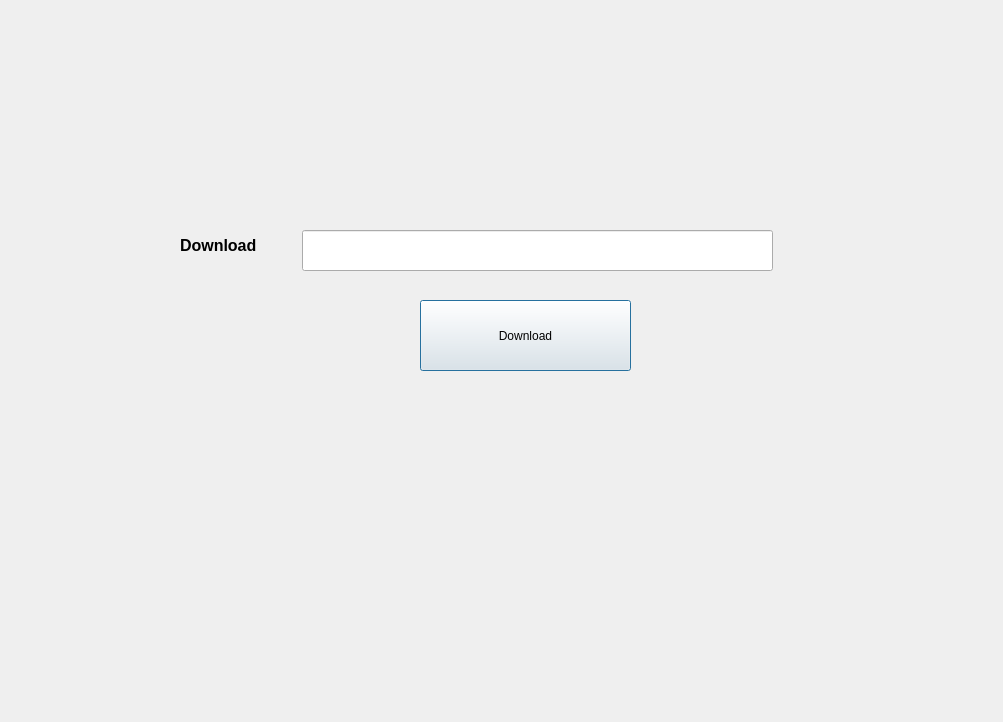
<?xml version="1.0" encoding="UTF-8"?>
<ui version="4.0">
 <class>Dialog</class>
 <widget class="QDialog" name="Dialog">
  <property name="geometry">
   <rect>
    <x>0</x>
    <y>0</y>
    <width>1003</width>
    <height>722</height>
   </rect>
  </property>
  <property name="windowTitle">
   <string>Dialog</string>
  </property>
  <widget class="QPushButton" name="btn_download">
   <property name="geometry">
    <rect>
     <x>420</x>
     <y>300</y>
     <width>211</width>
     <height>71</height>
    </rect>
   </property>
   <property name="text">
    <string>Download</string>
   </property>
  </widget>
  <widget class="QLabel" name="label">
   <property name="geometry">
    <rect>
     <x>180</x>
     <y>230</y>
     <width>121</width>
     <height>31</height>
    </rect>
   </property>
   <property name="text">
    <string>&lt;html&gt;&lt;head/&gt;&lt;body&gt;&lt;p&gt;&lt;span style=&quot; font-size:12pt; font-weight:600;&quot;&gt;Download&lt;/span&gt;&lt;/p&gt;&lt;/body&gt;&lt;/html&gt;</string>
   </property>
  </widget>
  <widget class="QLineEdit" name="link_video">
   <property name="geometry">
    <rect>
     <x>302</x>
     <y>230</y>
     <width>471</width>
     <height>41</height>
    </rect>
   </property>
  </widget>
 </widget>
 <resources/>
 <connections/>
</ui>
